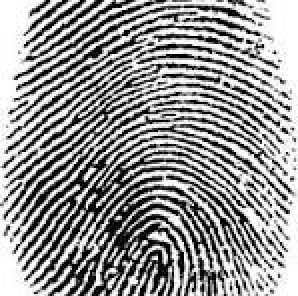
#> input picture fingerprint1.jpg, 149 x 148 px (shown 2 times larger)
$ python visual.py
#> lines starting #> are read from the running program, lines starting #| are printed output that depends on the picture
### fingerprint_matcher.py
#!/usr/bin/env python3
# fingerprint_matcher.py
import cv2
import numpy as np
import os
from typing import Tuple, List, Dict, Optional, Union

class FingerprintMatcher:
    """
    Fingerprint matching class optimized for FastAPI backend usage
    """

    def __init__(self, distance_threshold: float = 0.75, geometric_threshold: float = 5.0, min_match_distance: float = 30.0):
        """
        Initialize the fingerprint matcher

        Args:
            distance_threshold: Threshold for Lowe's ratio test (0.75-0.8 recommended for fingerprints)
            geometric_threshold: Threshold for RANSAC in geometric verification
            min_match_distance: Minimum distance between matched keypoints to avoid duplicates
        """
        self.distance_threshold = distance_threshold
        self.geometric_threshold = geometric_threshold
        self.min_match_distance = min_match_distance
        self.sift = cv2.SIFT_create()

        # FLANN matcher parameters
        FLANN_INDEX_KDTREE = 1
        index_params = dict(algorithm=FLANN_INDEX_KDTREE, trees=5)
        search_params = dict(checks=50)
        self.flann = cv2.FlannBasedMatcher(index_params, search_params)

    def _remove_duplicate_matches(self, kp1: List, kp2: List, matches: List) -> List:
        """
        Remove duplicate and one-to-many matches
        Ensures each keypoint in both images is matched at most once

        Args:
            kp1: Keypoints from first image
            kp2: Keypoints from second image
            matches: List of matches to filter

        Returns:
            Filtered list of unique matches
        """
        if len(matches) == 0:
            return matches

        # Sort matches by distance (best matches first)
        sorted_matches = sorted(matches, key=lambda x: x.distance)

        # Track which keypoints have been used
        used_query_idx = set()
        used_train_idx = set()
        unique_matches = []

        for match in sorted_matches:
            # Check if either keypoint has already been matched
            if match.queryIdx not in used_query_idx and match.trainIdx not in used_train_idx:
                # Also check for spatial proximity to avoid matching one point to nearby points
                is_duplicate = False

                query_pt = kp1[match.queryIdx].pt
                train_pt = kp2[match.trainIdx].pt

                # Check against existing matches for spatial duplicates
                for existing_match in unique_matches:
                    existing_query_pt = kp1[existing_match.queryIdx].pt
                    existing_train_pt = kp2[existing_match.trainIdx].pt

                    # Calculate distances
                    query_dist = np.sqrt((query_pt[0] - existing_query_pt[0])**2 +
                                       (query_pt[1] - existing_query_pt[1])**2)
                    train_dist = np.sqrt((train_pt[0] - existing_train_pt[0])**2 +
                                       (train_pt[1] - existing_train_pt[1])**2)

                    # If points are too close, consider it a duplicate
                    if query_dist < self.min_match_distance or train_dist < self.min_match_distance:
                        is_duplicate = True
                        break

                if not is_duplicate:
                    unique_matches.append(match)
                    used_query_idx.add(match.queryIdx)
                    used_train_idx.add(match.trainIdx)

        return unique_matches

    def _calculate_match_accuracy(self, kp1: List, kp2: List, matches: List) -> Tuple[float, float, float, List]:
        """
        Calculate matching accuracy using multiple metrics

        Args:
            kp1: Keypoints from first image
            kp2: Keypoints from second image
            matches: Raw matches from matcher

        Returns:
            Tuple of (accuracy_total, accuracy_conservative, match_ratio, good_matches)
        """
        if len(matches) == 0:
            return 0.0, 0.0, 0.0, []

        # Filter good matches using Lowe's ratio test
        good_matches = []
        for match_pair in matches:
            if len(match_pair) == 2:
                m, n = match_pair
                # Apply Lowe's ratio test
                if m.distance < self.distance_threshold * n.distance:
                    good_matches.append(m)
            elif len(match_pair) == 1:
                # If only one match found, check if it's good enough
                m = match_pair[0]
                if m.distance < 100:  # Absolute threshold for single matches
                    good_matches.append(m)

        # Remove duplicate matches (one-to-many mappings)
        good_matches = self._remove_duplicate_matches(kp1, kp2, good_matches)

        # Calculate different accuracy metrics
        total_keypoints = max(len(kp1), len(kp2))
        min_keypoints = min(len(kp1), len(kp2))

        # Accuracy based on good matches vs total keypoints
        accuracy_total = (len(good_matches) / total_keypoints) * 100 if total_keypoints > 0 else 0

        # Accuracy based on good matches vs minimum keypoints (more conservative)
        accuracy_conservative = (len(good_matches) / min_keypoints) * 100 if min_keypoints > 0 else 0

        # Match ratio (percentage of good matches from all possible matches)
        match_ratio = (len(good_matches) / len(matches)) * 100 if len(matches) > 0 else 0

        return accuracy_total, accuracy_conservative, match_ratio, good_matches

    def _geometric_verification(self, kp1: List, kp2: List, matches: List) -> Tuple[List, float]:
        """
        Use geometric verification (homography) to filter out false matches

        Args:
            kp1: Keypoints from first image
            kp2: Keypoints from second image
            matches: Good matches to verify

        Returns:
            Tuple of (verified_matches, inlier_ratio)
        """
        if len(matches) < 4:
            # Not enough matches for homography, return original matches
            return matches, 100.0 if len(matches) > 0 else 0.0

        # Extract matched keypoints
        src_pts = np.float32([kp1[m.queryIdx].pt for m in matches]).reshape(-1, 1, 2)
        dst_pts = np.float32([kp2[m.trainIdx].pt for m in matches]).reshape(-1, 1, 2)

        # Find homography and filter inliers
        try:
            # Use RANSAC to find homography
            M, mask = cv2.findHomography(src_pts, dst_pts, cv2.RANSAC, self.geometric_threshold)

            if mask is not None and M is not None:
                # Get inlier matches
                inlier_matches = [matches[i] for i in range(len(matches)) if mask[i] == 1]

                # Remove any remaining duplicates after geometric verification
                inlier_matches = self._remove_duplicate_matches(kp1, kp2, inlier_matches)

                if len(inlier_matches) > 0:
                    inlier_ratio = (len(inlier_matches) / len(matches)) * 100
                    return inlier_matches, inlier_ratio
                else:
                    # No inliers found, return a subset of original matches
                    # This might indicate the geometric model doesn't fit well
                    return matches[:min(len(matches), 10)], 25.0
            else:
                # Homography failed, return original matches with lower score
                return matches, 50.0

        except Exception as e:
            print(f"Geometric verification exception: {e}")
            # If geometric verification fails completely, return original matches
            return matches, 50.0

    def extract_features(self, image: np.ndarray, enhance: bool = True) -> Tuple[Optional[List], Optional[np.ndarray]]:
        """
        Extract SIFT features from fingerprint image

        Args:
            image: Input fingerprint image
            enhance: Whether to apply image enhancement for better feature detection

        Returns:
            Tuple of (keypoints, descriptors)
        """
        try:
            # Convert to grayscale if needed
            if len(image.shape) == 3:
                gray_image = cv2.cvtColor(image, cv2.COLOR_BGR2GRAY)
            else:
                gray_image = image.copy()

            # Optional: Enhance fingerprint image for better feature detection
            if enhance:
                # Apply CLAHE (Contrast Limited Adaptive Histogram Equalization)
                clahe = cv2.createCLAHE(clipLimit=2.0, tileGridSize=(8,8))
                gray_image = clahe.apply(gray_image)

                # Apply slight Gaussian blur to reduce noise
                gray_image = cv2.GaussianBlur(gray_image, (3, 3), 0)

            # Extract SIFT features
            keypoints, descriptors = self.sift.detectAndCompute(gray_image, None)

            return keypoints, descriptors

        except Exception as e:
            print(f"Error extracting features: {e}")
            return None, None

    def match_fingerprints(self, sample_image: np.ndarray, candidate_image: np.ndarray,
                         skip_geometric: bool = False, enhance_images: bool = True) -> Dict:
        """
        Match two fingerprint images and return similarity metrics

        Args:
            sample_image: Reference fingerprint image
            candidate_image: Candidate fingerprint image to compare
            skip_geometric: If True, skip geometric verification
            enhance_images: If True, apply image enhancement before feature extraction

        Returns:
            Dictionary containing matching results and metrics
        """
        # Extract features from both images
        kp_sample, desc_sample = self.extract_features(sample_image, enhance=enhance_images)
        kp_candidate, desc_candidate = self.extract_features(candidate_image, enhance=enhance_images)

        # Check if features were extracted successfully
        if desc_sample is None or desc_candidate is None:
            return {
                'success': False,
                'error': 'Failed to extract features from one or both images',
                'score': 0.0,
                'accuracy_conservative': 0.0,
                'match_count': 0
            }

        if len(kp_sample) < 10 or len(kp_candidate) < 10:
            return {
                'success': False,
                'error': f'Insufficient keypoints detected (sample: {len(kp_sample)}, candidate: {len(kp_candidate)})',
                'score': 0.0,
                'accuracy_conservative': 0.0,
                'match_count': 0
            }

        try:
            # Match descriptors using FLANN
            # Use k=2 for Lowe's ratio test
            matches = self.flann.knnMatch(desc_sample, desc_candidate, k=2)

            # Filter out None matches
            matches = [m for m in matches if m is not None and len(m) > 0]

            # Calculate accuracy metrics and get good matches
            acc_total, acc_conservative, match_ratio, good_matches = self._calculate_match_accuracy(
                kp_sample, kp_candidate, matches
            )

            # Store count before geometric verification
            good_matches_count = len(good_matches)

            # Apply geometric verification (unless skipped)
            if skip_geometric or len(good_matches) < 4:
                verified_matches = good_matches
                geometric_score = 100.0 if len(good_matches) > 0 else 0.0
                geometric_applied = False
            else:
                verified_matches, geometric_score = self._geometric_verification(
                    kp_sample, kp_candidate, good_matches
                )
                geometric_applied = True

            # Final match count after all filtering
            final_match_count = len(verified_matches)

            # Calculate combined score
            if final_match_count == 0:
                combined_score = 0.0
            elif skip_geometric:
                combined_score = (acc_conservative * 0.6 + match_ratio * 0.4)
            else:
                combined_score = (acc_conservative * 0.5 + match_ratio * 0.3 + geometric_score * 0.2)

            # Determine match quality based on the number of verified matches and accuracy
            if final_match_count >= 20 and acc_conservative > 15:
                quality = "EXCELLENT"
            elif final_match_count >= 15 and acc_conservative > 10:
                quality = "GOOD"
            elif final_match_count >= 10 and acc_conservative > 5:
                quality = "MODERATE"
            elif final_match_count >= 5:
                quality = "POOR"
            else:
                quality = "VERY_POOR"

            return {
                'success': True,
                'score': combined_score,
                'accuracy_total': acc_total,
                'accuracy_conservative': acc_conservative,
                'match_ratio': match_ratio,
                'geometric_score': geometric_score,
                'match_count': final_match_count,
                'good_matches_before_geometric': good_matches_count,
                'quality': quality,
                'keypoints_sample': len(kp_sample),
                'keypoints_candidate': len(kp_candidate),
                'geometric_verification_applied': geometric_applied,
                'total_raw_matches': len(matches)
            }

        except Exception as e:
            return {
                'success': False,
                'error': f'Matching failed: {str(e)}',
                'score': 0.0,
                'accuracy_conservative': 0.0,
                'match_count': 0
            }

    # [131 lines left out: functions match_against_database, load_image_from_path, load_image_from_bytes, not called in this run]

# Example usage for testing
# [45 lines that do not run on import are left out]

### visual.py
#!/usr/bin/env python3
# visual.py
import cv2
import numpy as np
from fingerprint_matcher import FingerprintMatcher
import sys

def create_match_visualization(img1, img2, kp1, kp2, matches, title="Fingerprint Match Visualization"):
    """
    Create a side-by-side visualization of fingerprint matching

    Args:
        img1: First fingerprint image
        img2: Second fingerprint image
        kp1: Keypoints from first image
        kp2: Keypoints from second image
        matches: List of good matches
        title: Title for the visualization

    Returns:
        Visualization image
    """
    # Convert to RGB if grayscale
    if len(img1.shape) == 2:
        img1 = cv2.cvtColor(img1, cv2.COLOR_GRAY2BGR)
    if len(img2.shape) == 2:
        img2 = cv2.cvtColor(img2, cv2.COLOR_GRAY2BGR)

    # Draw matches
    img_matches = cv2.drawMatches(
        img1, kp1,
        img2, kp2,
        matches, None,
        matchColor=(0, 255, 0),  # Green color for matches
        singlePointColor=(255, 0, 0),  # Blue color for unmatched keypoints
        flags=cv2.DrawMatchesFlags_NOT_DRAW_SINGLE_POINTS
    )

    # Add title and information overlay
    height, width = img_matches.shape[:2]

    # Create a header area
    header_height = 60
    result_img = np.zeros((height + header_height, width, 3), dtype=np.uint8)
    result_img[header_height:, :] = img_matches

    # Add white background for header
    result_img[:header_height, :] = (255, 255, 255)

    # Add title
    cv2.putText(result_img, title, (10, 35),
                cv2.FONT_HERSHEY_SIMPLEX, 1.0, (0, 0, 0), 2)

    return result_img

def get_matches_for_visualization(matcher, kp1, desc1, kp2, desc2, skip_geometric=False):
    """
    Get matches using the same logic as the matcher's match_fingerprints method

    Args:
        matcher: FingerprintMatcher instance
        kp1, desc1: Keypoints and descriptors from first image
        kp2, desc2: Keypoints and descriptors from second image
        skip_geometric: Whether to skip geometric verification

    Returns:
        List of verified matches
    """
    # Match descriptors
    matches = matcher.flann.knnMatch(desc1, desc2, k=2)

    # Filter good matches using Lowe's ratio test
    good_matches = []
    for match_pair in matches:
        if len(match_pair) == 2:
            m, n = match_pair
            if m.distance < matcher.distance_threshold * n.distance:
                good_matches.append(m)

    # Apply geometric verification (unless skipped)
    if skip_geometric or len(good_matches) < 4:
        verified_matches = good_matches
    else:
        # Extract matched keypoints
        src_pts = np.float32([kp1[m.queryIdx].pt for m in good_matches]).reshape(-1, 1, 2)
        dst_pts = np.float32([kp2[m.trainIdx].pt for m in good_matches]).reshape(-1, 1, 2)

        # Find homography and filter inliers
        try:
            M, mask = cv2.findHomography(src_pts, dst_pts, cv2.RANSAC, matcher.geometric_threshold)
            if mask is not None:
                inlier_matches = [good_matches[i] for i in range(len(good_matches)) if mask[i]]
                if len(inlier_matches) > 0:
                    verified_matches = inlier_matches
                else:
                    # No inliers found, use original good matches
                    verified_matches = good_matches
            else:
                # Homography failed, use original good matches
                verified_matches = good_matches
        except:
            # If homography fails, use original good matches
            verified_matches = good_matches

    return verified_matches

def main():
    # Initialize the matcher
    matcher = FingerprintMatcher()
    print("Fingerprint Matcher initialized")

    # Load fingerprint images
    fingerprint1 = cv2.imread('fingerprint1.jpg')
#> fingerprint1 is the input picture: shape (148, 149, 3); min 0, max 255, mean 149.2
    fingerprint2 = cv2.imread('fingerprint2.jpg')
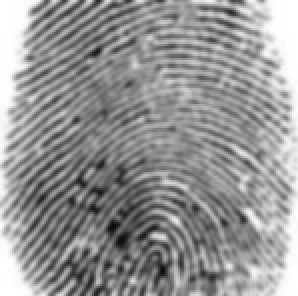
#> input picture fingerprint2.jpg, 149 x 148 px (shown 2 times larger)
#> fingerprint2 is the input picture: shape (148, 149, 3); min 9, max 255, mean 148.8

    # Check if images loaded successfully
    if fingerprint1 is None:
        print("Error: Could not load fingerprint1.jpg")
        print("Please make sure the file exists in the current directory")
        sys.exit(1)

    if fingerprint2 is None:
        print("Error: Could not load fingerprint2.jpg")
        print("Please make sure the file exists in the current directory")
        sys.exit(1)

    print("Images loaded successfully!")
    print(f"Image 1 dimensions: {fingerprint1.shape}")
#| Image 1 dimensions: (148, 149, 3)
    print(f"Image 2 dimensions: {fingerprint2.shape}")
#| Image 2 dimensions: (148, 149, 3)

    # Extract features
    print("\nExtracting features...")
    kp1, desc1 = matcher.extract_features(fingerprint1)
#> in extract_features, `gray_image = clahe.apply(gray_image)`:
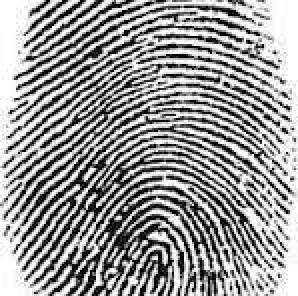
#> gray_image: shape (148, 149) (shown 2 times larger); min 2, max 255, mean 151.9
#> in extract_features, `gray_image = cv2.GaussianBlur(gray_image, (3, 3), 0)`:
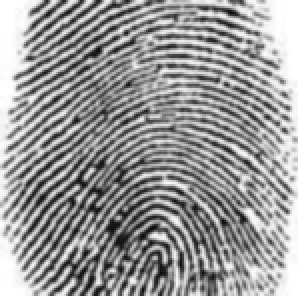
#> gray_image: shape (148, 149) (shown 2 times larger); min 10, max 255, mean 151.9
#> in extract_features, `keypoints, descriptors = self.sift.detectAndCompute(gray_image, None)`: keypoints = 675 keypoints; strongest (x, y, size): (63, 16, 1.9), (49, 141, 2.5), (77, 118, 2.7), (142, 65, 2)
#> kp1 has the same summary as keypoints in extract_features
    kp2, desc2 = matcher.extract_features(fingerprint2)
#> call 2 of extract_features, with enhance = True
#> in extract_features (call 2), `gray_image = clahe.apply(gray_image)`:
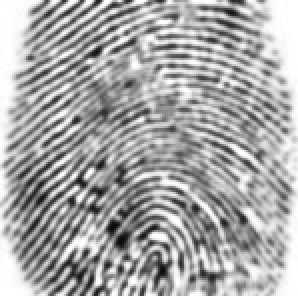
#> gray_image: shape (148, 149) (shown 2 times larger); min 7, max 255, mean 166.9
#> in extract_features (call 2), `gray_image = cv2.GaussianBlur(gray_image, (3, 3), 0)`:
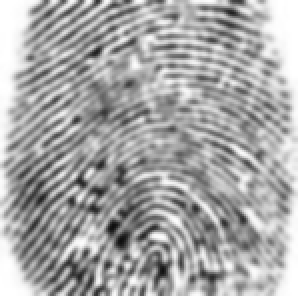
#> gray_image: shape (148, 149) (shown 2 times larger); min 13, max 255, mean 166.9
#> in extract_features (call 2), `keypoints, descriptors = self.sift.detectAndCompute(gray_image, None)`: keypoints = 824 keypoints; strongest (x, y, size): (48, 26, 3.2), (54, 132, 2.7), (56, 113, 3.8), (49, 141, 2.7)
#> kp2 has the same summary as keypoints in extract_features
#> (the rest of the program and of its run is left out)
